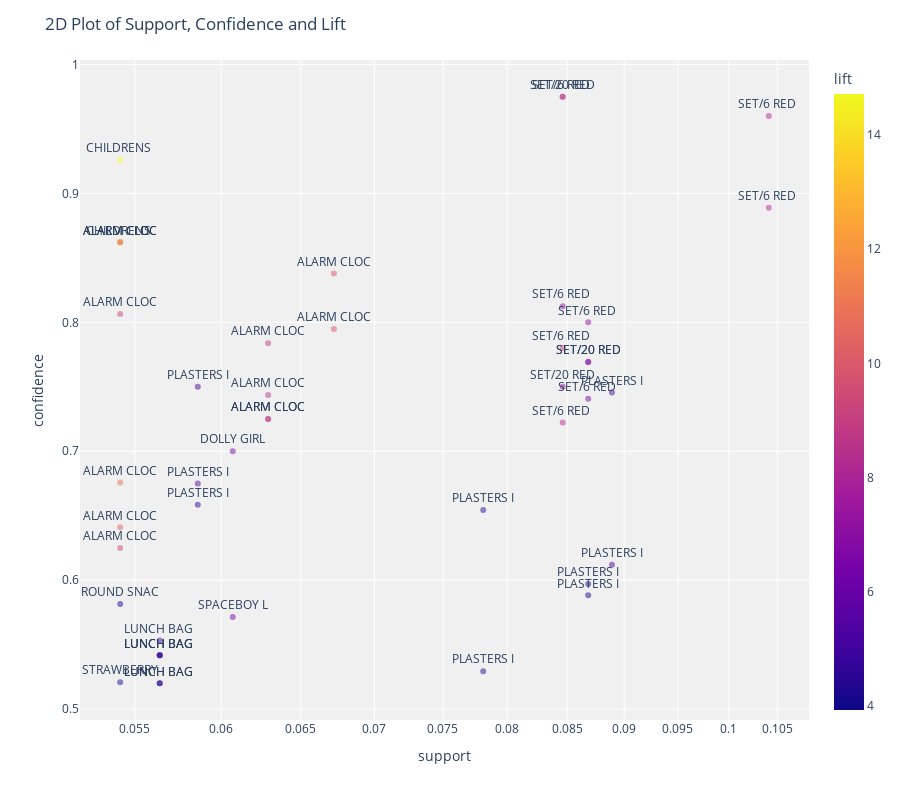

Notebook code cell kept with this figure:
### Code cell
plot_model(model2)# interactive 2D graph

### Figure 1 — Plotly figure (JSON) as saved in the notebook; plotly's stock layout.template omitted (floating-point values rounded to 4 significant figures)
{"data": [{"customdata": [["SET/6 RED SPOTTY PAPER PLATES", "SET/6 RED SPOTTY PAPER CUPS"], ["SET/20 RED RETROSPOT PAPER NAPKINS ", "SET/6 RED SPOTTY PAPER PLATES"], ["SET/6 RED SPOTTY PAPER PLATES", "SET/6 RED SPOTTY PAPER CUPS"], ["CHILDRENS CUTLERY SPACEBOY ", "CHILDRENS CUTLERY DOLLY GIRL "], ["SET/6 RED SPOTTY PAPER CUPS", "SET/6 RED SPOTTY PAPER PLATES"], ["ALARM CLOCK BAKELIKE GREEN", "ALARM CLOCK BAKELIKE RED "], ["CHILDRENS CUTLERY DOLLY GIRL ", "CHILDRENS CUTLERY SPACEBOY "], ["ALARM CLOCK BAKELIKE RED ", "ALARM CLOCK BAKELIKE GREEN"], ["ALARM CLOCK BAKELIKE RED ", "ALARM CLOCK BAKELIKE GREEN"], ["SET/6 RED SPOTTY PAPER PLATES", "SET/20 RED RETROSPOT PAPER NAPKINS "], ["ALARM CLOCK BAKELIKE RED ", "ALARM CLOCK BAKELIKE PINK"], ["SET/6 RED SPOTTY PAPER PLATES", "SET/20 RED RETROSPOT PAPER NAPKINS "], ["ALARM CLOCK BAKELIKE GREEN", "ALARM CLOCK BAKELIKE RED "], ["ALARM CLOCK BAKELIKE RED ", "ALARM CLOCK BAKELIKE PINK"], ["SET/6 RED SPOTTY PAPER PLATES", "SET/20 RED RETROSPOT PAPER NAPKINS "], ["SET/20 RED RETROSPOT PAPER NAPKINS ", "SET/6 RED SPOTTY PAPER CUPS"], ["SET/20 RED RETROSPOT PAPER NAPKINS ", "SET/6 RED SPOTTY PAPER PLATES"], ["PLASTERS IN TIN SPACEBOY", "PLASTERS IN TIN WOODLAND ANIMALS"], ["SET/20 RED RETROSPOT PAPER NAPKINS ", "SET/6 RED SPOTTY PAPER PLATES"], ["PLASTERS IN TIN SPACEBOY", "PLASTERS IN TIN WOODLAND ANIMALS"], ["ALARM CLOCK BAKELIKE GREEN", "ALARM CLOCK BAKELIKE PINK"], ["SET/6 RED SPOTTY PAPER CUPS", "SET/20 RED RETROSPOT PAPER NAPKINS "], ["ALARM CLOCK BAKELIKE PINK", "ALARM CLOCK BAKELIKE RED "], ["ALARM CLOCK BAKELIKE PINK", "ALARM CLOCK BAKELIKE GREEN"], ["SET/6 RED SPOTTY PAPER CUPS", "SET/6 RED SPOTTY PAPER PLATES"], ["DOLLY GIRL LUNCH BOX", "SPACEBOY LUNCH BOX "], ["ALARM CLOCK BAKELIKE RED ", "ALARM CLOCK BAKELIKE GREEN"], ["PLASTERS IN TIN CIRCUS PARADE ", "PLASTERS IN TIN SPACEBOY"], ["PLASTERS IN TIN SPACEBOY", "PLASTERS IN TIN CIRCUS PARADE "], ["PLASTERS IN TIN SPACEBOY", "PLASTERS IN TIN CIRCUS PARADE "], ["ALARM CLOCK BAKELIKE GREEN", "ALARM CLOCK BAKELIKE RED "], ["ALARM CLOCK BAKELIKE PINK", "ALARM CLOCK BAKELIKE RED "], ["PLASTERS IN TIN WOODLAND ANIMALS", "PLASTERS IN TIN SPACEBOY"], ["PLASTERS IN TIN WOODLAND ANIMALS", "PLASTERS IN TIN CIRCUS PARADE "], ["PLASTERS IN TIN CIRCUS PARADE ", "PLASTERS IN TIN WOODLAND ANIMALS"], ["ROUND SNACK BOXES SET OF 4 FRUITS ", "ROUND SNACK BOXES SET OF4 WOODLAND "], ["SPACEBOY LUNCH BOX ", "DOLLY GIRL LUNCH BOX"], ["LUNCH BAG WOODLAND", "LUNCH BAG SPACEBOY DESIGN "], ["LUNCH BAG SPACEBOY DESIGN ", "LUNCH BAG WOODLAND"], ["LUNCH BAG SPACEBOY DESIGN ", "LUNCH BAG RED RETROSPOT"], ["LUNCH BAG SPACEBOY DESIGN ", "LUNCH BAG APPLE DESIGN"], ["PLASTERS IN TIN CIRCUS PARADE ", "PLASTERS IN TIN SPACEBOY"], ["STRAWBERRY LUNCH BOX WITH CUTLERY", "LUNCH BOX WITH CUTLERY RETROSPOT "], ["LUNCH BAG APPLE DESIGN", "LUNCH BAG SPACEBOY DESIGN "], ["LUNCH BAG APPLE DESIGN", "LUNCH BAG RED RETROSPOT"]], "hovertemplate": "support=%{x}<br>confidence=%{y}<br>antecedents_short=%{text}<br>antecedents=%{customdata[0]}<br>consequents=%{customdata[1]}<br>lift=%{marker.color}<extra></extra>", "legendgroup": "", "marker": {"color": [8.324, 8.989, 8.196, 14.72, 8.196, 10.74, 14.72, 10.19, 9.904, 7.203, 9.294, 7.092, 9.904, 9.033, 8.989, 6.567, 7.092, 5.16, 7.203, 5.129, 8.57, 6.567, 9.033, 8.57, 8.324, 6.586, 10.74, 5.658, 4.465, 4.437, 10.19, 9.294, 5.129, 4.047, 4.047, 4.188, 6.586, 5.313, 5.313, 4.094, 4.994, 4.437, 4.212, 4.994, 3.93], "coloraxis": "coloraxis", "opacity": 0.5, "symbol": "circle"}, "mode": "markers+text", "name": "", "orientation": "v", "showlegend": false, "text": ["SET/6 RED ", "SET/20 RED", "SET/6 RED ", "CHILDRENS ", "SET/6 RED ", "ALARM CLOC", "CHILDRENS ", "ALARM CLOC", "ALARM CLOC", "SET/6 RED ", "ALARM CLOC", "SET/6 RED ", "ALARM CLOC", "ALARM CLOC", "SET/6 RED ", "SET/20 RED", "SET/20 RED", "PLASTERS I", "SET/20 RED", "PLASTERS I", "ALARM CLOC", "SET/6 RED ", "ALARM CLOC", "ALARM CLOC", "SET/6 RED ", "DOLLY GIRL", "ALARM CLOC", "PLASTERS I", "PLASTERS I", "PLASTERS I", "ALARM CLOC", "ALARM CLOC", "PLASTERS I", "PLASTERS I", "PLASTERS I", "ROUND SNAC", "SPACEBOY L", "LUNCH BAG ", "LUNCH BAG ", "LUNCH BAG ", "LUNCH BAG ", "PLASTERS I", "STRAWBERRY", "LUNCH BAG ", "LUNCH BAG "], "textposition": "top center", "type": "scatter", "x": [0.0846, 0.0846, 0.1041, 0.0542, 0.1041, 0.0542, 0.0542, 0.0542, 0.0672, 0.0846, 0.0542, 0.0868, 0.0672, 0.0629, 0.0846, 0.0868, 0.0868, 0.0586, 0.0846, 0.0889, 0.0629, 0.0868, 0.0629, 0.0629, 0.0846, 0.0607, 0.0542, 0.0586, 0.0586, 0.0781, 0.0542, 0.0542, 0.0889, 0.0868, 0.0868, 0.0542, 0.0607, 0.0564, 0.0564, 0.0564, 0.0564, 0.0781, 0.0542, 0.0564, 0.0564], "xaxis": "x", "y": [0.975, 0.975, 0.96, 0.9259, 0.8889, 0.8621, 0.8621, 0.8621, 0.8378, 0.8125, 0.8065, 0.8, 0.7949, 0.7838, 0.78, 0.7692, 0.7692, 0.75, 0.75, 0.7455, 0.7436, 0.7407, 0.725, 0.725, 0.7222, 0.7, 0.6757, 0.675, 0.6585, 0.6545, 0.641, 0.625, 0.6119, 0.597, 0.5882, 0.5814, 0.5714, 0.5532, 0.5417, 0.5417, 0.5417, 0.5294, 0.5208, 0.52, 0.52], "yaxis": "y"}], "layout": {"coloraxis": {"colorbar": {"title": {"text": "lift"}}, "colorscale": [[0.0, "#0d0887"], [0.1111, "#46039f"], [0.2222, "#7201a8"], [0.3333, "#9c179e"], [0.4444, "#bd3786"], [0.5556, "#d8576b"], [0.6667, "#ed7953"], [0.7778, "#fb9f3a"], [0.8889, "#fdca26"], [1.0, "#f0f921"]]}, "height": 800, "legend": {"tracegroupgap": 0}, "margin": {"t": 60}, "plot_bgcolor": "rgb(240,240,240)", "title": {"text": "2D Plot of Support, Confidence and Lift"}, "xaxis": {"anchor": "y", "domain": [0.0, 1.0], "title": {"text": "support"}, "type": "log"}, "yaxis": {"anchor": "x", "domain": [0.0, 1.0], "title": {"text": "confidence"}}}}
